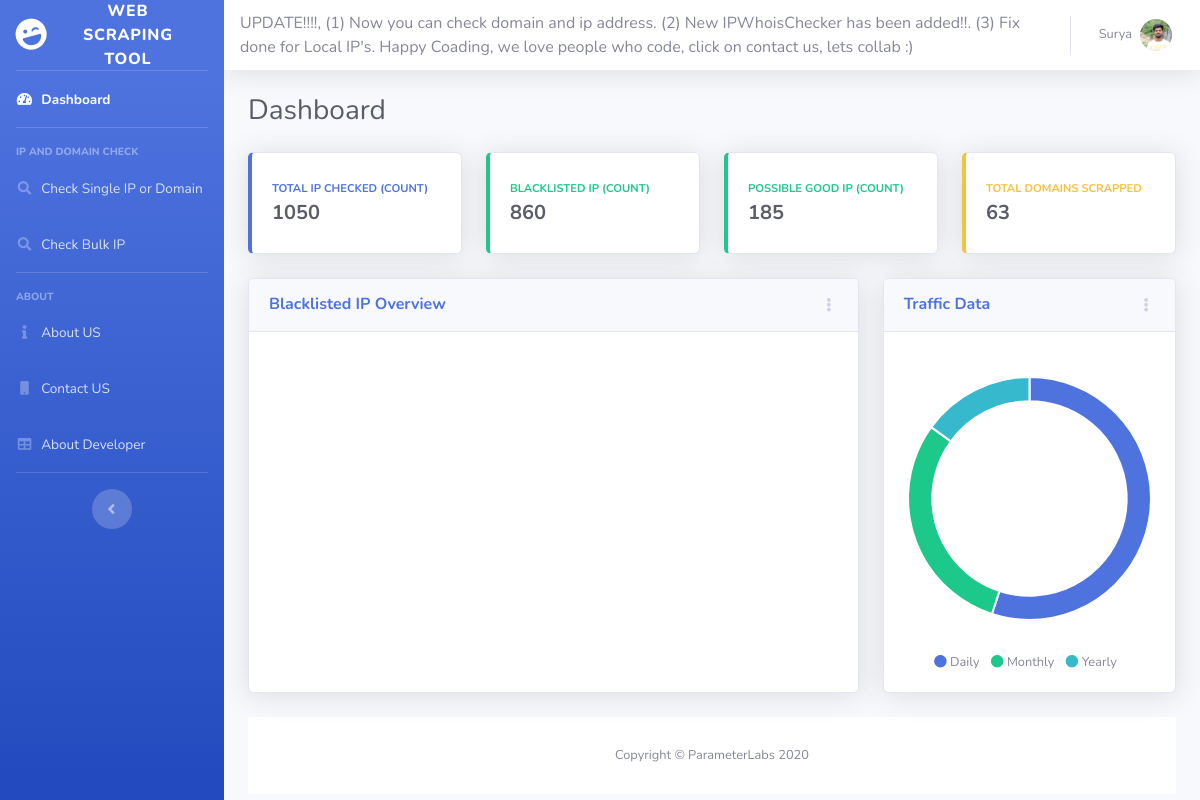
/, run on an earlier commit of the app's database.
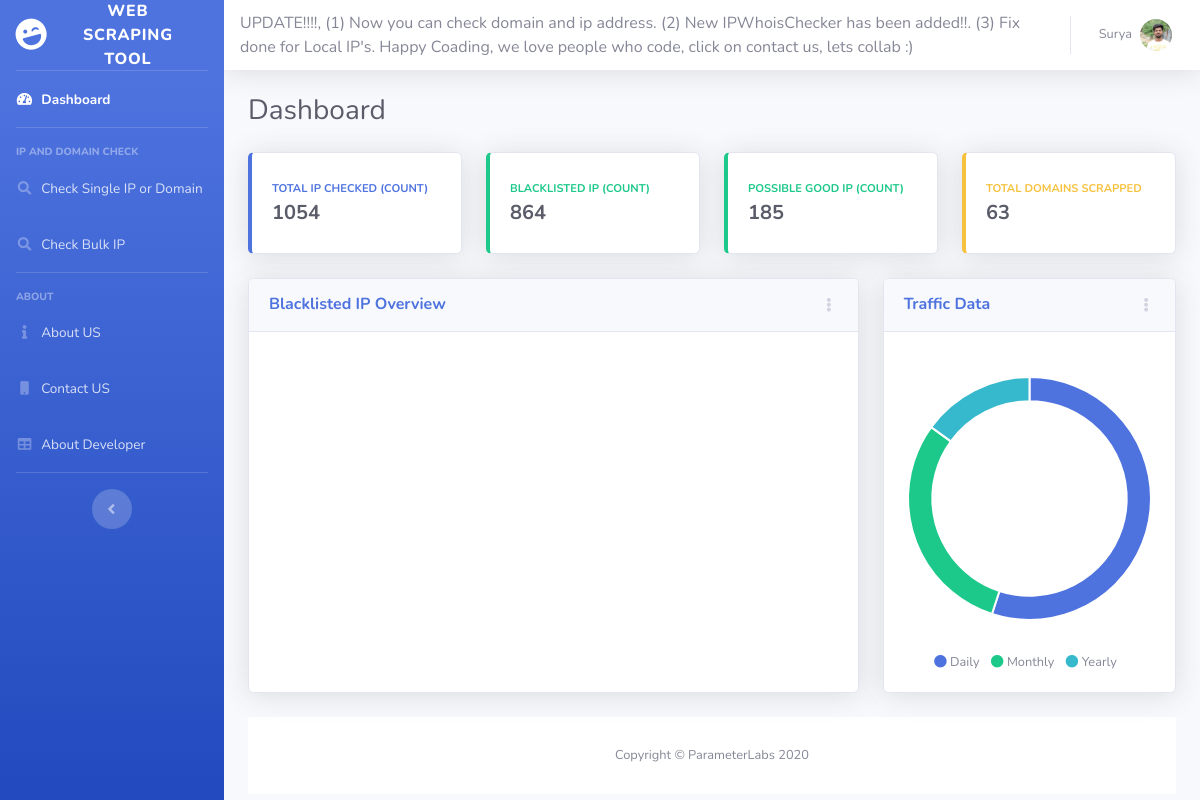
And on a later commit of the database.
### mysite/models.py (models this page shows, shortened)
class IPData(models.Model):
  ipcount = models.IntegerField()
  blacklistedip = models.IntegerField()
  goodip = models.IntegerField()
  domaincount = models.IntegerField()

### mysite/views.py (the view)
# urls.py: path('', LoadPage),
def LoadPage(request):
  b = IPData.objects.all()
  a = CountryData.objects.all()
  print(a)
  context = {
    'cdata': a,
    'ipdata': b
  }
  return render(request, 'Main.html', context)

### mysite/models.py (called while the page is built)
  def __str__(self):
       return "{}-{}".format(self.country, self.blklistcount)

### templates/Main.html (shortened to what the changed rows need)
<!DOCTYPE html>
<html lang="en">
{% load static %}
<head>
  <link href="{% static 'vendor/fontawesome-free/css/all.min.css' %}" rel="stylesheet" type="text/css">
  <link href="{% static 'css/sb-admin-2.min.css' %}" rel="stylesheet">
</head>
<body id="page-top">
  <div id="wrapper">
    <div id="content-wrapper" class="d-flex flex-column">
      <div id="content">
{% block content %}
        <div  class="container-fluid">
          <div  class="d-sm-flex align-items-center justify-content-between mb-4">
            <h1 class="h3 mb-0 text-gray-800">Dashboard</h1>
          </div>
          <div class="row">
            <div class="col-xl-3 col-md-6 mb-4">
              <div class="card border-left-primary shadow h-100 py-2">
                <div class="card-body">
                  <div class="row no-gutters align-items-center">
                    <div class="col mr-2">
                      <div class="text-xs font-weight-bold text-primary text-uppercase mb-1">Total IP checked (COUNT)</div>
                      <div class="h5 mb-0 font-weight-bold text-gray-800">{{ipdata.0.ipcount}}</div>
                    </div>
                  </div>
                </div>
              </div>
            </div>
            <div class="col-xl-3 col-md-6 mb-4">
              <div class="card border-left-success shadow h-100 py-2">
                <div class="card-body">
                  <div class="row no-gutters align-items-center">
                    <div class="col mr-2">
                      <div class="text-xs font-weight-bold text-success text-uppercase mb-1">Blacklisted IP (COUNT)</div>
                      <div class="h5 mb-0 font-weight-bold text-gray-800">{{ipdata.0.blacklistedip}}</div>
                    </div>
                  </div>
                </div>
              </div>
            </div>
            <div class="col-xl-3 col-md-6 mb-4">
              <div class="card border-left-success shadow h-100 py-2">
                <div class="card-body">
                  <div class="row no-gutters align-items-center">
                    <div class="col mr-2">
                      <div class="text-xs font-weight-bold text-success text-uppercase mb-1">Possible Good IP (COUNT)</div>
                      <div class="h5 mb-0 font-weight-bold text-gray-800">{{ipdata.0.goodip}}</div>
                    </div>
                  </div>
                </div>
              </div>
            </div>
            <div class="col-xl-3 col-md-6 mb-4">
              <div class="card border-left-warning shadow h-100 py-2">
                <div class="card-body">
                  <div class="row no-gutters align-items-center">
                    <div class="col mr-2">
                      <div class="text-xs font-weight-bold text-warning text-uppercase mb-1">Total Domains Scrapped</div>
                      <div class="h5 mb-0 font-weight-bold text-gray-800">{{ipdata.0.domaincount}}</div>
                    </div>
                  </div>
                </div>
              </div>
            </div>
          </div>
    </div>
  </div>
{% endblock %}
    <script type="text/javascript">
      google.charts.load('current', {
        'packages':['geochart'],
        // Note: you will need to get a mapsApiKey for your project.
        // See: https://developers.google.com/chart/interactive/docs/basic_load_libs#load-settings
        'mapsApiKey': 'AIzaSyAgoGRkyp819o6DAEH2a5uc7pg--29JTLM'
      });
      google.charts.setOnLoadCallback(drawRegionsMap);
      function drawRegionsMap() {
        var data = google.visualization.arrayToDataTable([
          ['Country', 'Popularity'],
          {% for items in cdata %}
          ['{{items.country}}',{{items.blklistcount}}],
          {% endfor%}
        ]);
        var options = {
          colors: ['#FF0000']
        };
        var chart = new google.visualization.GeoChart(document.getElementById('regions_div'));
        chart.draw(data, options);
      }
    </script>
</body>
</html>

What changed in the data, as far as the page shows it:
changed IPData: ipcount "1050" → "1054"; blacklistedip "860" → "864"
